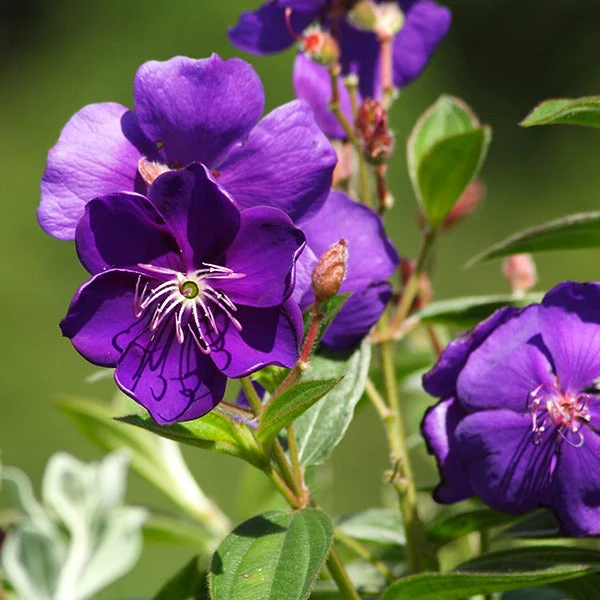
#> input picture Exp 8/download.jpg, 600 x 600 px
$ jupyter execute 'Exp 8.ipynb'
#> lines starting #> are read from the running program, lines starting #| are printed output that depends on the picture
# Implement the Image Processing basics: Converting Image to RGB to BGR and to Grayscale, create a White / Black Color Image, how to draw shapes on image

[cell 1]
import cv2
import numpy as np

[cell 2]
def convert_to_grayscale(image_path):
    # load the image
#> called with image_path = 'download.jpg'
    image = cv2.imread(image_path)
#> image is the input picture: shape (600, 600, 3); mean B, G, R 93.2, 94.8, 110

    # Convert the image to grayscale
    grayscale_image = cv2.cvtColor(image, cv2.COLOR_BGR2GRAY)
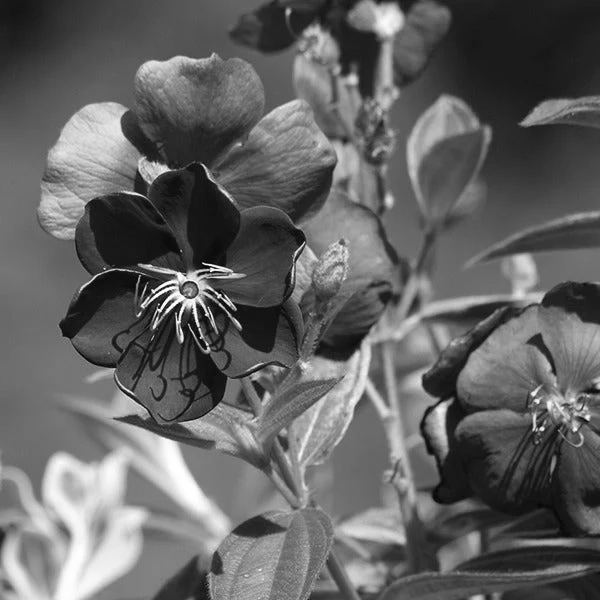
#> grayscale_image: shape (600, 600); min 3, max 255, mean 99.2

    # Display the original and grayscale
    cv2.imshow("Original Image", image)
    cv2.imshow("Grayscale Image", grayscale_image)
    cv2.waitKey(0)
    cv2.destroyAllWindows()

[cell 3]
def convert_to_bgr(image_path, output_path):
    # load the image
#> called with image_path = 'download.jpg', output_path = 'output.jpg'
    image= cv2.imread(image_path)

    #convert image to bgr color
    bgr_image= cv2.cvtColor(image, cv2.COLOR_RGB2GRAY)

    # Display the orig and grayscale images
    cv2.imshow("Original Image",image)
    cv2.imshow("Grayscale Image", bgr_image)
    cv2.waitKey(0)
    cv2.destroyAllWindows()

    # save the bgr image
    cv2.imwrite(output_path, bgr_image)
    print("BGR image saved as", output_path)

# In this code the convert_bgr_to_rgb function takes an image in BGR color space (image_bgr) and convert it to RGB color space using cv2.cvtcolor with the cv2.color_bgr2rgb flag. It then displays both the original BGR image and the converted RGB image.

[cell 4]
def convert_bgr_to_rgb(output_path):
    # load the image
#> called with output_path = 'output.jpg'
    image_bgr= cv2.imread(output_path)
#> image_bgr: shape (600, 600, 3); min 0, max 255, mean 96.1

    #convert image to bgr color
    image_rgb= cv2.cvtColor(image_bgr, cv2.COLOR_BGR2RGB)

    # Display the orig and grayscale images
    cv2.imshow("BGR Image",image_bgr)
    cv2.imshow("RGB Image", image_rgb)
    cv2.waitKey(0)
    cv2.destroyAllWindows()

[cell 5]
image_path="download.jpg"
output_path="output.jpg"

[cell 6]
convert_to_grayscale(image_path)

[cell 7]
convert_to_bgr(image_path, output_path)

[cell 8]
convert_bgr_to_rgb(output_path)

[cell 9]
def create_white_image(width, height):
#> called with width = 800, height = 600
    white_image= np.ones((height,width,3), dtype=np.uint8) * 255

    cv2.imshow("White Image", white_image)
    cv2.waitKey(0)
    cv2.destroyAllWindows()

[cell 10]
def create_black_image(width, height):
#> called with width = 800, height = 600
    black_image= np.ones((height,width,3), dtype=np.uint8)

    cv2.imshow("Black Image", black_image)
    cv2.waitKey(0)
    cv2.destroyAllWindows()

[cell 11]
def draw_shapes_on_image(image_path):
    #Load the image
#> called with image_path = 'download.jpg'
    image=cv2.imread(image_path)

    #Draw a rectangle on the image
    cv2.rectangle(image, (50,50), (200,200), (0,255,0), 2)

    #Draw a circle on the image
    cv2.circle(image, (300,150), 100, (0, 0, 255), 2)

    #Draw a line on the image
    cv2.line(image, (400, 50), (400,250), (255,0,0), 2)
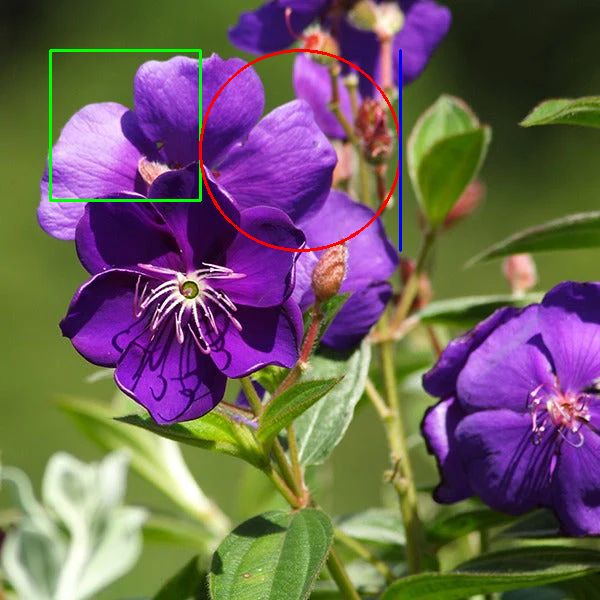
#> image: shape (600, 600, 3); mean B, G, R 92.5, 95.2, 110.1

    # Display the image with shapes
    cv2.imshow("Image with Shapes", image)
    cv2.waitKey(0)
    cv2.destroyAllWindows()
